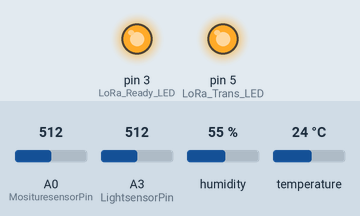
This sketch was run on a simulated Arduino Uno, built with avr-gcc and run on an emulated ATmega328P. Shown: output pins drawn as LEDs (lit = HIGH). Inputs (shaded band) come from the test bench; at power-on: A0 (MosituresensorPin) = 512, A3 (LightsensorPin) = 512, humidity 55 %, temperature 24 °C. No radio packets arrive unless stated; what the sketch prints to the serial monitor is not drawn.

Above: at 5.16 s.
At 7.7 s:
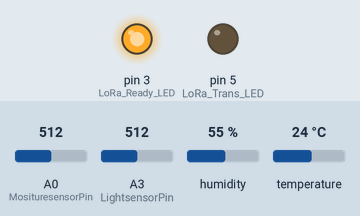
Timing chart, 0 to 11.8 s (numbered marks = the images above):
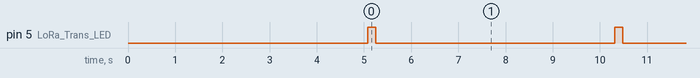

Measured:
- by itself, pin 5 (LoRa_Trans_LED): alternates HIGH for 0.18 s and LOW for 5.1 s

The sketch:

LoRa_Node_Farm_Rain_250KHZ_V2.ino
```cpp
#include <SPI.h>
#include <LoRa.h>

#include "DHT.h"
#define DHTPIN 4     // what pin we're connected to
#define DHTTYPE DHT11   // DHT 11
DHT dht(DHTPIN, DHTTYPE);
float t = 0.00;
float h = 0.00;
int MosituresensorPin = A0;    // select the input pin for the potentiometer
int MositureValue = 0;
int LightsensorPin = A3;    // select the input pin for the potentiometer
int LightValue = 0;
//int RainsensorPin = A2;    // select the input pin for the potentiometer
//int RainValue = 0;

const int LoRa_Ready_LED = 3;  //LoRa Ready status
const int LoRa_Trans_LED = 5;  // LoRa Transmion status

#define LoRaID 99

int retval;
#define DEBUG true
```

A1_Setup.ino
```cpp
void setup()
{
  Serial.begin(9600);

  pinMode(LoRa_Ready_LED, OUTPUT);
  pinMode(LoRa_Trans_LED, OUTPUT);

  LoRa_init();
  dht.begin();
  delay(5000);
}
```

A2_Loop.ino
```cpp
// the loop function runs over and over again forever
void loop() {
    getDHT();
    getFarm_value();
    Mini_LoRa_Transmit();
    delay(5000);
// End of Loop
 }
```

Get_DHT.ino
```cpp
void getDHT()
{
  t=0.0;
  h=0.0;
  t = dht.readTemperature();
  delay(10);
  h = dht.readHumidity();
  if (DEBUG) Display_DHT();
}

void Display_DHT()
{

  Serial.print("T = ");
  Serial.print(t);
  Serial.print("*C");
  Serial.print(",H = ");
  Serial.print(h);
  Serial.println("%");

}
```

Get_Farm.ino
```cpp
void getFarm_value()
{
  // read the value from the sensor:
  MositureValue = 1023-analogRead(MosituresensorPin);
  LightValue = 1023-analogRead(LightsensorPin);
  //RainValue = 1023-analogRead(RainsensorPin);
  Serial.print("MositureValue="); Serial.println(MositureValue);
  Serial.print("LightValu="); Serial.println(LightValue);
  //Serial.print("RainValue="); Serial.println(RainValue);
}
```

Mini_LoRa_Lib.ino
```cpp
void LoRa_init()
{
  if (!LoRa.begin(915E6)) {
    Serial.println(F("Starting LoRa failed!"));
    digitalWrite(LoRa_Ready_LED,LOW);
    while (1);
  }
    // Bandwidth
    LoRa.setSignalBandwidth(250E3);
    //LoRa.setSpreadingFactor(8);
    //delay(100);
    Serial.println(F("Starting LoRa OK!"));
    digitalWrite(LoRa_Ready_LED,HIGH);
}

void Mini_LoRa_Transmit()
{
  Serial.println(F("LoRa Send data...250KHZ.."));
/*
  char comma = char(44) ;   // ,
  char mark = char(58) ;   // :
  char Lsqm = char(123) ; // {
  char Rsqm = char(125) ; // }
  char sqm = char(34) ;   // "
  char lf = char(13) ;   // \n
*/
  String comma = "," ;
  String mark = ":" ;
  String Lsqm = "{" ;
  String Rsqm = "}" ;
  String sqm ="\"" ;   // "
  char lf = char(13) ;   // \n

// JSON format
  String Sending ="";
  Sending = Lsqm + sqm + "ID" + sqm + mark + LoRaID + comma+  sqm + "Temp" + sqm +mark +String(t) + comma + sqm +"Humi" + sqm +mark +String(h)
   + comma+  sqm + "Mositure" + sqm +mark +String(MositureValue)+ comma+  sqm + "Light" + sqm +mark +String(LightValue)
   //+ comma+  sqm + "Rain" + sqm +mark +String(RainValue)
   + Rsqm  +"\r"+"\n";
  digitalWrite(LoRa_Trans_LED,HIGH);

  LoRa.beginPacket();
  delay(50);
  if (DEBUG)  Serial.println(Sending);
  LoRa.print(Sending);
  LoRa.endPacket();
  delay(50);
  digitalWrite(LoRa_Trans_LED,LOW);

// JSON format
/*
 LoRa.beginPacket();
 delay(50);
 LoRa.print(Lsqm);
 LoRa.print(sqm); LoRa.print(F("LoRaID"));  LoRa.print(sqm);  LoRa.print(mark); LoRa.print(LoRaID); LoRa.print(comma);
 //LoRa.print(sqm); LoRa.print(F("PM25"));  LoRa.print(sqm);  LoRa.print(mark); LoRa.print(pm25); LoRa.print(comma);
 LoRa.print(sqm); LoRa.print(F("Temp"));  LoRa.print(sqm);  LoRa.print(mark); LoRa.print(t); LoRa.print(comma);
 LoRa.print(sqm); LoRa.print(F("Humi"));  LoRa.print(sqm);  LoRa.print(mark); LoRa.print(h); LoRa.print(comma);
 //LoRa.print(sqm); LoRa.print(F("CO2"));  LoRa.print(sqm);  LoRa.print(mark); LoRa.print(CO2);
 LoRa.print(Rsqm);
 LoRa.endPacket();
*/

// CSV format
/*
 LoRa.beginPacket();
 delay(10);
 LoRa.print(LoRaID); LoRa.print(comma);
 LoRa.print(pm25); LoRa.print(comma);
 LoRa.print(t); LoRa.print(comma);
 LoRa.print(h); LoRa.print(comma);
 LoRa.print(CO2); LoRa.print(comma);
 LoRa.print(battpower); LoRa.print(comma);
 LoRa.print(chargestatus);
 LoRa.print(F("\n"));
 LoRa.endPacket();
 delay(10);
 */
}
```
